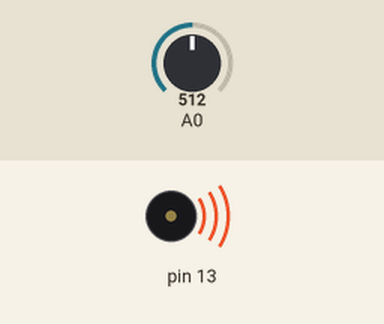
This sketch was run on a simulated Arduino Uno, built with avr-gcc and run on an emulated ATmega328P. Shown: buzzer (waves = sounding). Inputs (shaded band) come from the test bench; at power-on: A0 = 512.

Above: at 1.2 s.
1.3 s: A0 set to 10
At 2.5 s:
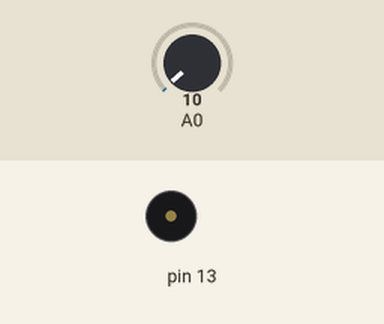
2.8 s: A0 set to 30
At 3.7 s:
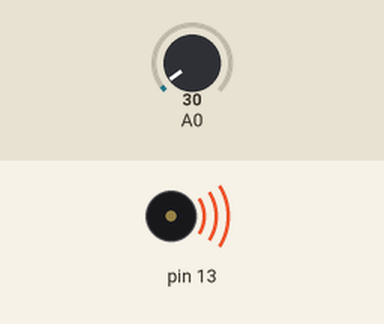
4.3 s: A0 set to 0
At 4.8 s:
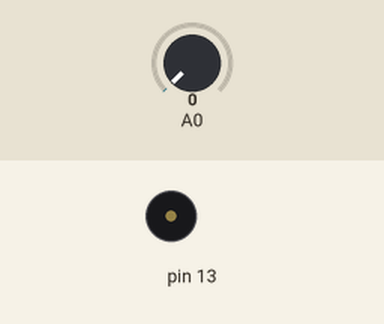
Timing chart, 0 to 7.3 s (numbered marks = the images above; inputs shaded):
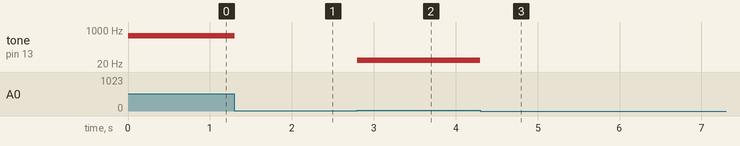

Measured:
- after the input at 1.3 s, tone on pin 13: 512 Hz → silent at once
- after the input at 2.8 s, tone on pin 13: silent → 30 Hz at once
- after the input at 4.3 s, tone on pin 13: 30 Hz → silent at once

The sketch:

toneTest.ino
```cpp
void setup() {
  // put your setup code here, to run once:
  pinMode(13,OUTPUT);
}

void loop() {
  // put your main code here, to run repeatedly:

  if(analogRead(A0)>20){
    tone(13,analogRead(A0));
  }else{
    noTone(13);
  }
}
```
